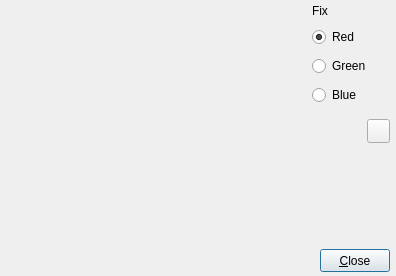
<?xml version="1.0" encoding="UTF-8"?>
<ui version="4.0">
 <class>MoreColorDialog</class>
 <widget class="QDialog" name="MoreColorDialog">
  <property name="geometry">
   <rect>
    <x>0</x>
    <y>0</y>
    <width>396</width>
    <height>276</height>
   </rect>
  </property>
  <property name="minimumSize">
   <size>
    <width>396</width>
    <height>276</height>
   </size>
  </property>
  <property name="maximumSize">
   <size>
    <width>396</width>
    <height>276</height>
   </size>
  </property>
  <property name="windowTitle">
   <string>More Color</string>
  </property>
  <widget class="QPushButton" name="CLOSE_BTN">
   <property name="geometry">
    <rect>
     <x>320</x>
     <y>249</y>
     <width>70</width>
     <height>23</height>
    </rect>
   </property>
   <property name="text">
    <string>&amp;Close</string>
   </property>
  </widget>
  <widget class="QWidget" name="CUR_COLOR_RECT" native="true">
   <property name="geometry">
    <rect>
     <x>310</x>
     <y>120</y>
     <width>51</width>
     <height>21</height>
    </rect>
   </property>
  </widget>
  <widget class="QWidget" name="layoutWidget">
   <property name="geometry">
    <rect>
     <x>312</x>
     <y>0</y>
     <width>84</width>
     <height>111</height>
    </rect>
   </property>
   <layout class="QVBoxLayout" name="verticalLayout">
    <item>
     <widget class="QLabel" name="label">
      <property name="maximumSize">
       <size>
        <width>30</width>
        <height>15</height>
       </size>
      </property>
      <property name="text">
       <string>Fix</string>
      </property>
     </widget>
    </item>
    <item>
     <widget class="QRadioButton" name="radioButton">
      <property name="text">
       <string>Red</string>
      </property>
      <property name="checked">
       <bool>true</bool>
      </property>
     </widget>
    </item>
    <item>
     <widget class="QRadioButton" name="radioButton_2">
      <property name="text">
       <string>Green</string>
      </property>
     </widget>
    </item>
    <item>
     <widget class="QRadioButton" name="radioButton_3">
      <property name="text">
       <string>Blue</string>
      </property>
     </widget>
    </item>
   </layout>
  </widget>
  <widget class="QToolButton" name="toolButton">
   <property name="geometry">
    <rect>
     <x>367</x>
     <y>119</y>
     <width>23</width>
     <height>24</height>
    </rect>
   </property>
   <property name="text">
    <string/>
   </property>
   <property name="icon">
    <iconset resource="rec.qrc">
     <normaloff>:/icons/icons/pipette.png</normaloff>:/icons/icons/pipette.png</iconset>
   </property>
   <property name="checkable">
    <bool>true</bool>
   </property>
  </widget>
 </widget>
 <resources>
  <include location="rec.qrc"/>
 </resources>
 <connections/>
</ui>
